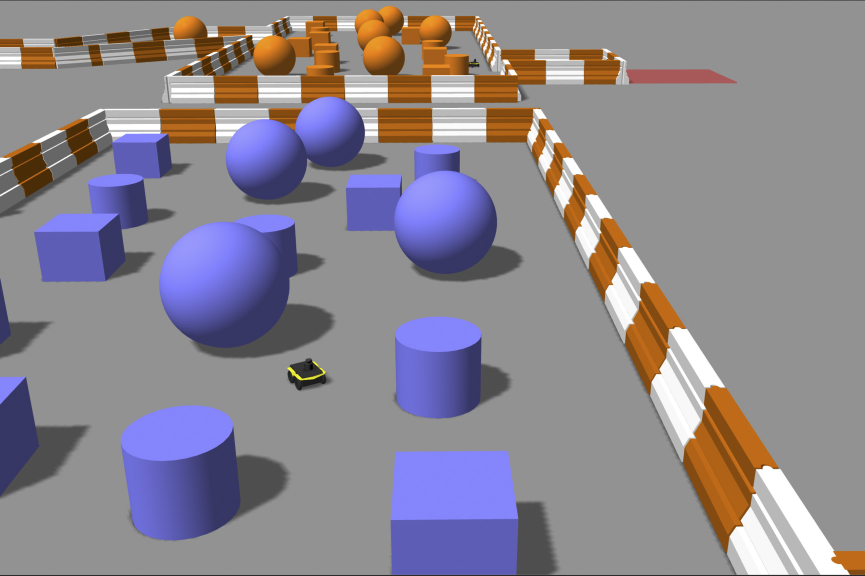
#> input picture src/computer_vision/assets/Obstacle_Course.jpg, 1729 x 1152 px, given in place of the camera (shown at 1/2 size)
$ python corner_detection.py
#> lines starting #> are read from the running program, lines starting #| are printed output that depends on the picture; after the words box and inside, x2 and y2 are one past the last pixel; in counts of white or black regions, pixels touching at a corner belong together

# Import path for file-path reliability
# Imports NumPy
# Import OpenCV for image processing
from pathlib import Path
import numpy as np
import cv2

# Path to computer_vision folder
base_path = Path(__file__).parent
assets_path = base_path / "assets"

# Open webcam
cap = cv2.VideoCapture(0)

# Verify webcam opened
if not cap.isOpened():
    raise RuntimeError("Could not open webcam")

while True:

    # Read frame from webcam
    ret, img = cap.read()
#> img is the input picture: shape (1152, 1729, 3); mean B, G, R 143.3, 133.8, 139.8

    if not ret:
        print("Could not read frame")
        break

    # Resize image
    img = cv2.resize(img, (0, 0), fx=0.80, fy=0.80)
#> img: shape (922, 1383, 3)

    # Convert to grayscale for algorithm shape detection
    gray = cv2.cvtColor(img, cv2.COLOR_BGR2GRAY)
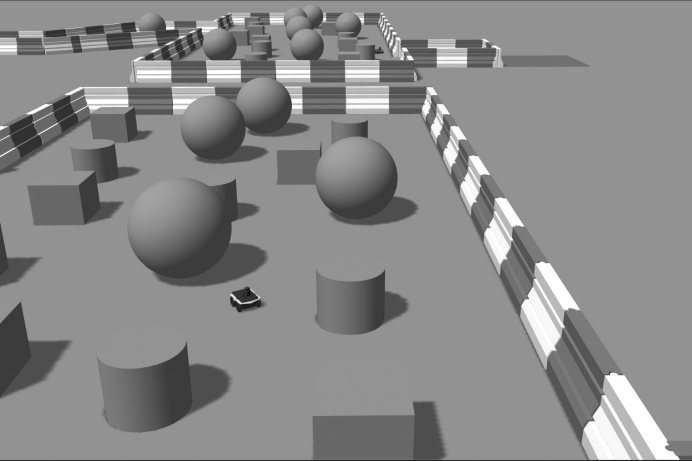
#> gray: shape (922, 1383) (shown at 1/2 size); min 0, max 255, mean 136.6

    # Corner detection algorithm by image, num points, min quality, and min euclidean distance
    corners = cv2.goodFeaturesToTrack(gray, 300, 0.0001, 10)
#> corners = 300 rows, first 8: [1358, 918], [1188, 841], [848, 208], [826, 119], [404, 63], [1057, 597], [815, 102], [515, 596]

    # Only process if corners are detected
    if corners is not None:

        # Convert corners to integers
        corners = corners.astype(int)

        # Display corners to screen
        for corner in corners:
            x, y = corner.ravel()
            cv2.circle(img, (x, y), 5, (255, 0, 0), -1)
#> this loop made 300 passes
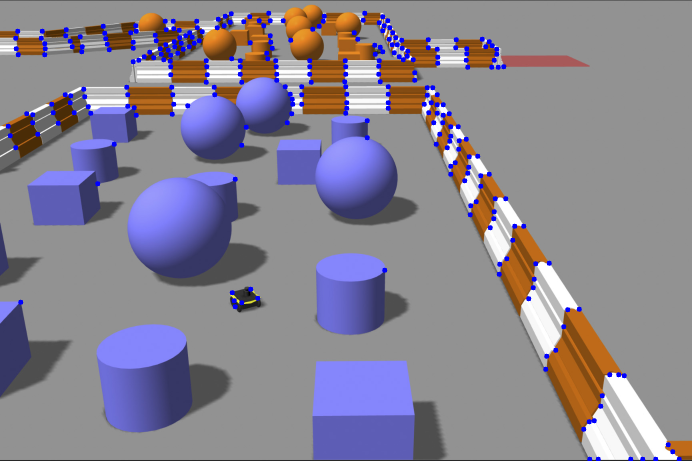
#> img: shape (922, 1383, 3) (shown at 1/2 size); mean B, G, R 145.8, 131.1, 136.7

        # For 2D space (Pythagorean Theorem):
        # (x1, y1) (x2, y2)
        # sqrt((x2 - x1)^2 + (y2 - y1)^2)

        # Maximum distance between points
        max_distance = 25

        # Draw red colored lines between near-points for barriers
        for i in range(len(corners)):
            for j in range(i + 1, len(corners)):
                x1, y1 = corners[i].ravel()
                x2, y2 = corners[j].ravel()

                # Calculate Euclidean distance
                distance = np.sqrt((x2 - x1) ** 2 + (y2 - y1) ** 2)

                # Connect near-points
                if distance <= max_distance:
                    cv2.line(img, (x1, y1), (x2, y2), (0, 0, 255), 2)
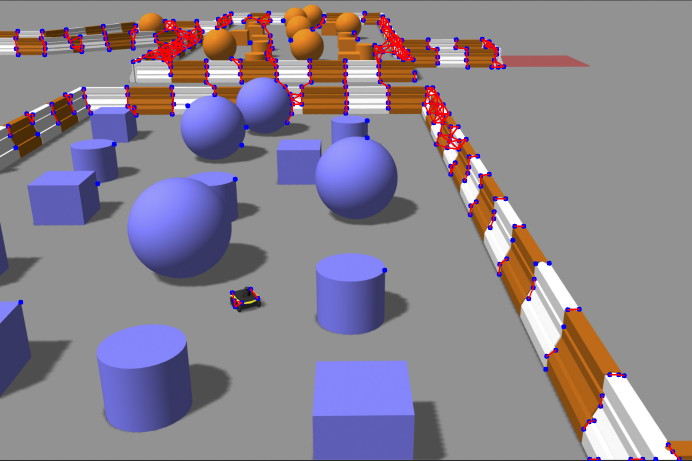
#> img: shape (922, 1383, 3) (shown at 1/2 size); 1.33% of pixels changed, all inside (x1, y1, x2, y2) = (15, 25, 1360, 920)

        # Create blank avoidance mask
        avoidance_mask = np.zeros_like(gray)

        # Adjustable avoidance radius
        avoidance_radius = 10

        # Fill space around every detected corner
        for corner in corners:
            x, y = corner.ravel()
            cv2.circle(img, (x, y), 4, (0, 0, 255), -1)
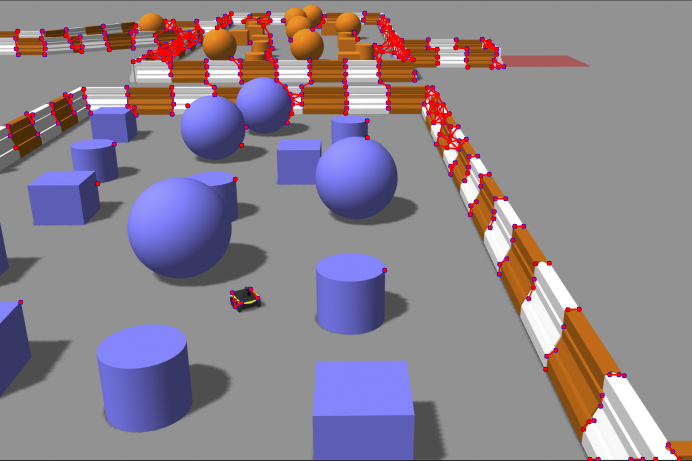
#> img: shape (922, 1383, 3) (shown at 1/2 size); 0.61% of pixels changed, all inside (x1, y1, x2, y2) = (12, 22, 1363, 922)

    # Display live frame
    cv2.imshow('Frame', img)

    # Press Q to quit
    if cv2.waitKey(1) & 0xFF == ord('q'):
#> (key q is pressed here)
        break

# Release webcam
cap.release()
cv2.destroyAllWindows()

$ run again, on src/computer_vision/assets/Beanbag.PNG
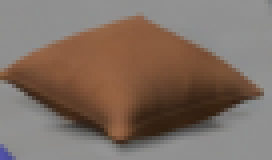
#> input picture src/computer_vision/assets/Beanbag.PNG, 68 x 40 px, given in place of the camera (shown 4 times larger)
#> img is the input picture: shape (40, 68, 3); mean B, G, R 99.6, 110.3, 127.4
#> `gray = cv2.cvtColor(img, cv2.COLOR_BGR2GRAY)`:
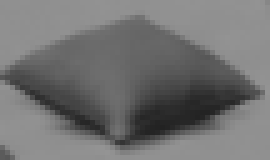
#> gray: shape (32, 54) (shown 5 times larger); min 34, max 148, mean 113.9
#> corners = [[51, 18], [21, 26], [1, 30], [42, 25], [28, 3], [6, 17], [36, 17], [15, 6], [52, 2], [4, 6], [39, 1]]
#> the loop `for corner in corners:` made 11 passes
#> the loop `for i in range(len(corners)):` made 11 passes
#> after the loop `for corner in corners:`:
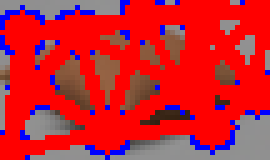
#> img: shape (32, 54, 3) (shown 5 times larger); mean B, G, R 49.3, 35.9, 200.8

$ run again, on src/computer_vision/assets/Large_Blue_Sphere.PNG
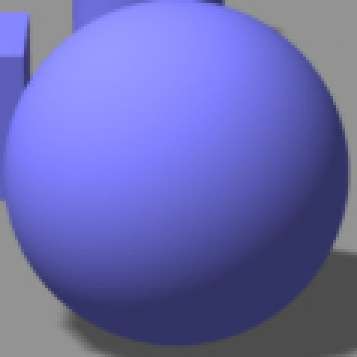
#> input picture src/computer_vision/assets/Large_Blue_Sphere.PNG, 119 x 119 px, given in place of the camera (shown 3 times larger)
#> img is the input picture: shape (119, 119, 3); mean B, G, R 176.1, 104.9, 104.5
#> `gray = cv2.cvtColor(img, cv2.COLOR_BGR2GRAY)`:
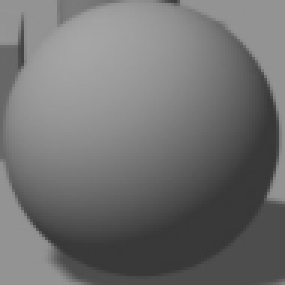
#> gray: shape (95, 95) (shown 3 times larger); min 55, max 165, mean 112.8
#> corners = 51 rows, first 8: [90, 65], [4, 14], [19, 7], [17, 82], [56, 1], [26, 93], [74, 7], [84, 22]
#> the loop `for corner in corners:` made 51 passes
#> the loop `for i in range(len(corners)):` made 51 passes
#> after the loop `for corner in corners:`:
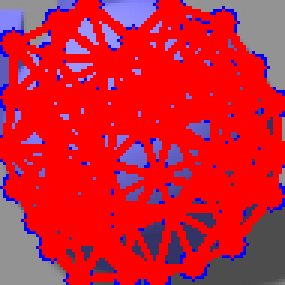
#> img: shape (95, 95, 3) (shown 3 times larger); mean B, G, R 49.6, 30.5, 208.7
